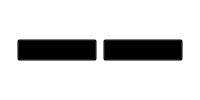
       <widget class="QFrame" name="buttonsFR">
        <property name="sizePolicy">
         <sizepolicy hsizetype="Preferred" vsizetype="Fixed">
          <horstretch>0</horstretch>
          <verstretch>0</verstretch>
         </sizepolicy>
        </property>
        <property name="styleSheet">
         <string notr="true">background-color:rgba(0,0,0,0)</string>
        </property>
        <layout class="QHBoxLayout" name="buttonsLY">
         <property name="margin">
          <number>0</number>
         </property>
         <item>
          <widget class="QFrame" name="buttonsSpacer1FR">
           <property name="sizePolicy">
            <sizepolicy hsizetype="Preferred" vsizetype="Preferred">
             <horstretch>1</horstretch>
             <verstretch>0</verstretch>
            </sizepolicy>
           </property>
          </widget>
         </item>
         <item>
          <widget class="QPushButton" name="cancelBU">
           <property name="font">
            <font>
             <weight>75</weight>
             <bold>true</bold>
            </font>
           </property>
           <property name="text">
            <string>  Cancelar   </string>
           </property>
           <property name="icon">
            <iconset>
             <normaloff>:/Cancel.png</normaloff>:/Cancel.png</iconset>
           </property>
          </widget>
         </item>
         <item>
          <widget class="QPushButton" name="saveBU">
           <property name="font">
            <font>
             <weight>75</weight>
             <bold>true</bold>
            </font>
           </property>
           <property name="text">
            <string>  &amp;Registrar   </string>
           </property>
           <property name="icon">
            <iconset>
             <normaloff>:/CheckMark.png</normaloff>:/CheckMark.png</iconset>
           </property>
          </widget>
         </item>
         <item>
          <widget class="QFrame" name="buttonsSpacer2FR">
           <property name="sizePolicy">
            <sizepolicy hsizetype="Preferred" vsizetype="Preferred">
             <horstretch>1</horstretch>
             <verstretch>0</verstretch>
            </sizepolicy>
           </property>
          </widget>
         </item>
        </layout>
       </widget>
